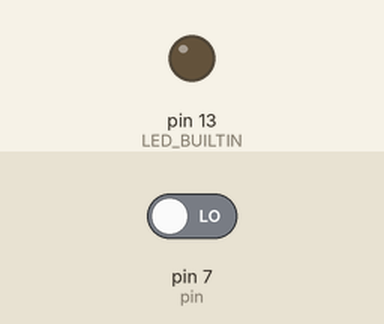
This sketch was run on a simulated Arduino Uno, built with avr-gcc and run on an emulated ATmega328P. On the bench: output pins drawn as LEDs (lit = HIGH). Inputs (shaded band) come from the test bench; at power-on: pin 7 (pin) LOW.

Above: at 1.2 s.
1.3 s: pin 7 (pin) driven HIGH
At 2.0 s:
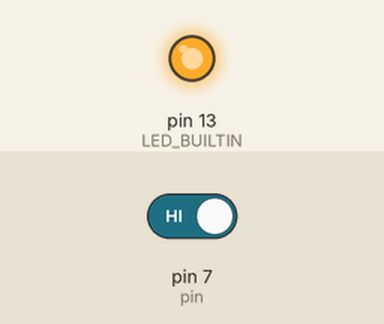
2.8 s: pin 7 (pin) driven LOW
At 3.1 s:
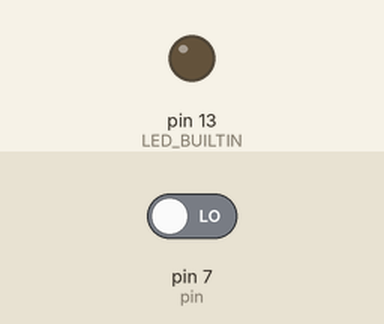
Timing chart, 0 to 5.8 s (numbered marks = the images above; inputs shaded):
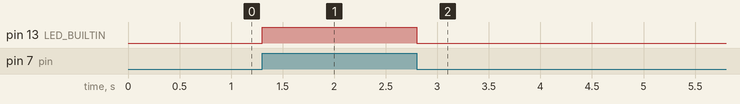

The sketch:

without_continous.ino
```cpp
#define pin 7
void setup() {

  // put your setup code here, to run once:
  pinMode(LED_BUILTIN,OUTPUT);
  pinMode(pin,INPUT);  //PIN NO 7

}

void loop() {
  if(digitalRead(pin)==HIGH){
     digitalWrite(LED_BUILTIN,HIGH);

  }
  else{
  digitalWrite(LED_BUILTIN,LOW);}

  // put your main code here, to run repeatedly:

}
```

Measured:
- after the input at 1.3 s, pin 13 (LED_BUILTIN): LOW → HIGH at once
- after the input at 2.8 s, pin 13 (LED_BUILTIN): HIGH → LOW at once
